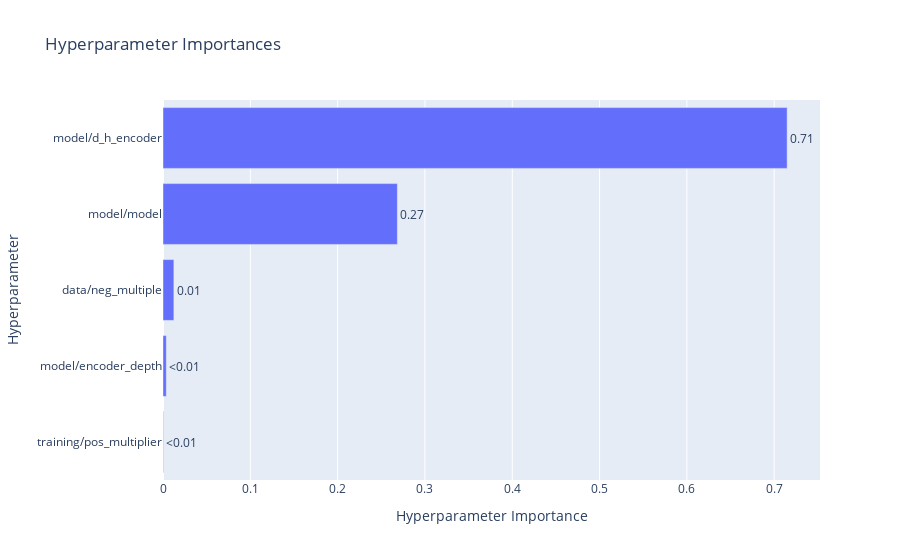

Here is the notebook cell this chart was saved with:
### Code cell
fig = plot_param_importances(study)
fig.show()

### Figure 1 — Plotly figure (JSON) as saved in the notebook; plotly's stock layout.template omitted (floating-point values rounded to 4 significant figures)
{"data": [{"cliponaxis": false, "hovertemplate": ["training/pos_multiplier (IntDistribution): 0.0005219683367825133<extra></extra>", "model/encoder_depth (IntDistribution): 0.0037690785200396987<extra></extra>", "data/neg_multiple (IntDistribution): 0.012451050137115689<extra></extra>", "model/model (CategoricalDistribution): 0.26842357275502354<extra></extra>", "model/d_h_encoder (IntDistribution): 0.7148343302510386<extra></extra>"], "name": "Objective Value", "orientation": "h", "text": ["<0.01", "<0.01", "0.01", "0.27", "0.71"], "textposition": "outside", "type": "bar", "x": [0.000522, 0.003769, 0.01245, 0.2684, 0.7148], "y": ["training/pos_multiplier", "model/encoder_depth", "data/neg_multiple", "model/model", "model/d_h_encoder"]}], "layout": {"title": {"text": "Hyperparameter Importances"}, "xaxis": {"title": {"text": "Hyperparameter Importance"}}, "yaxis": {"title": {"text": "Hyperparameter"}}}}
